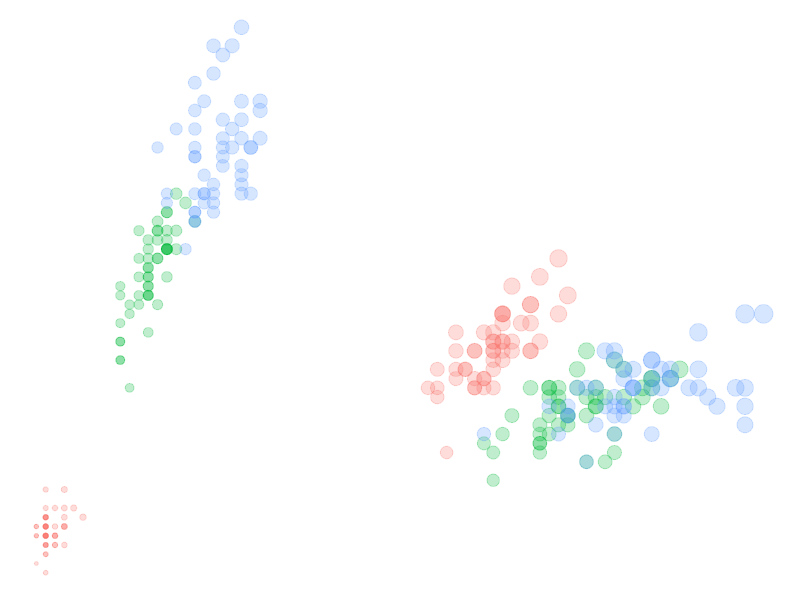

This chart was generated by the following R code:
# Libraries
library(ggplot2)
library(dplyr)

# The dataset is provided in the gapminder library


data <- iris

# Most basic bubble plot
data %>%
  mutate(country = factor(Species),
         SepArea=Sepal.Width*Sepal.Length,
         PetArea=Petal.Length*Petal.Width) %>%
  ggplot(aes(x=Sepal.Length, y=Sepal.Width, size=SepArea, color=Species)) +
  geom_point(alpha=0.25,show.legend = FALSE) +
  geom_point(alpha=0.25,aes(y=Petal.Length, x=Petal.Width, size=PetArea, color=Species),show.legend = FALSE) +
  theme_void()
